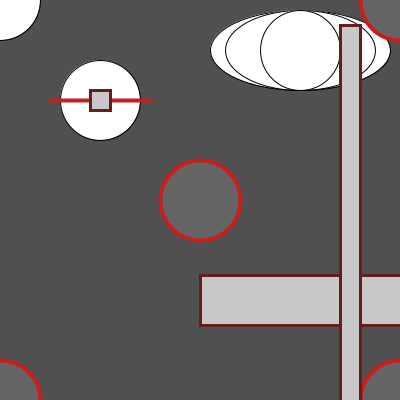
Frame 1 (no input)
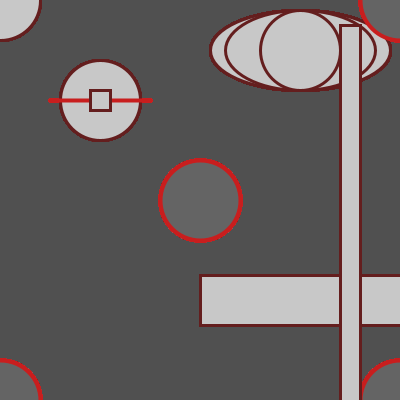
Frame 60 (the mouse pressed at the canvas centre just before this capture)
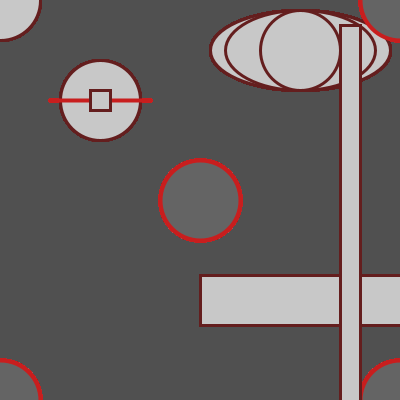
Frame 120 (the mouse held since frame 60 and released just before this capture)

The Processing sketch that drew these frames (run headless with seeded random() and noise(); from frame 60 on, the mouse is pressed at the canvas centre):

// Processing sketch: processing_111704
// ── processing_111704.pde

//praticeProcessing B,by chen, wu-zhi

void setup() {
background(80);
size(400,400);
}
void draw() {
ellipse(300, 50, 180, 80);
ellipse(300, 50, 150, 80);
ellipse(300, 50, 80, 80);
ellipse(100, 100, 80, 80);
ellipse(0, 0, 80, 80);
stroke(200,30,30);
strokeWeight(4);
fill(100);
ellipse(400, 0, 80, 80);
ellipse(400, 400, 80, 80);
ellipse(0, 400, 80, 80);
ellipse(200, 200, 80, 80);
line(50,100,150,100);
rectMode (CENTER);
stroke(100,30,30);
strokeWeight(3);
fill(200);
rect(100,100,20,20);
rect(300,300,50,50);
rect(400,300,400,50);
rect(350,250,20,450);
 }
 
